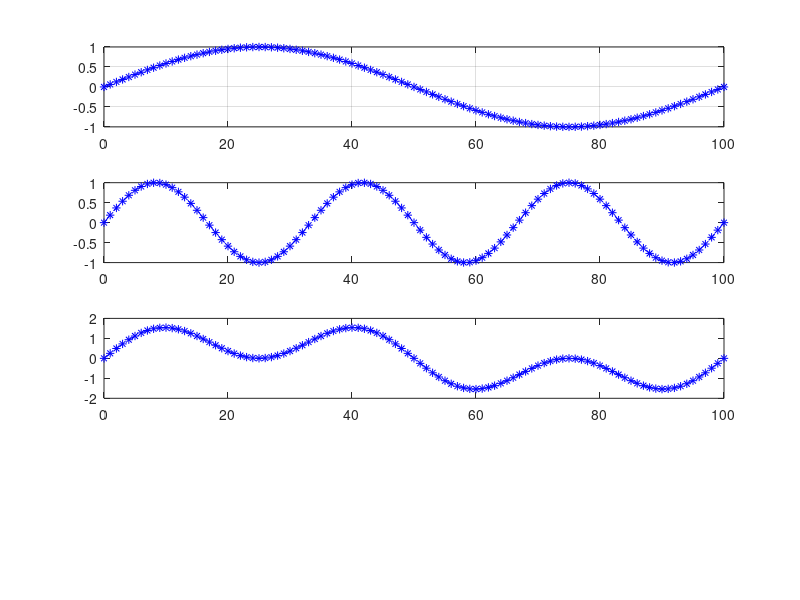

MATLAB code to generate this figure:
clc; clear; close all;

Fs = 100;
ts = 1/Fs;

Fc_1 = 1;
Fc_2 = 3;

a=1; b=1;
ind = 1;
x1 = []; x2 = []; x3 = []; 
for n = 0:Fs
    x1(ind) = a*sin(2*pi*Fc_1*n*ts);
    x2(ind) = b*sin(2*pi*Fc_2*n*ts);
    ind = ind + 1;
end

x3 = x1 + x2;
y = 0:Fs;

subplot(4,1,1);
plot(y, x1, 'b--*');  grid on;
subplot(4,1,2);
plot(y, x2, 'b--*');
subplot(4,1,3);
plot(y, x3, 'b--*');
